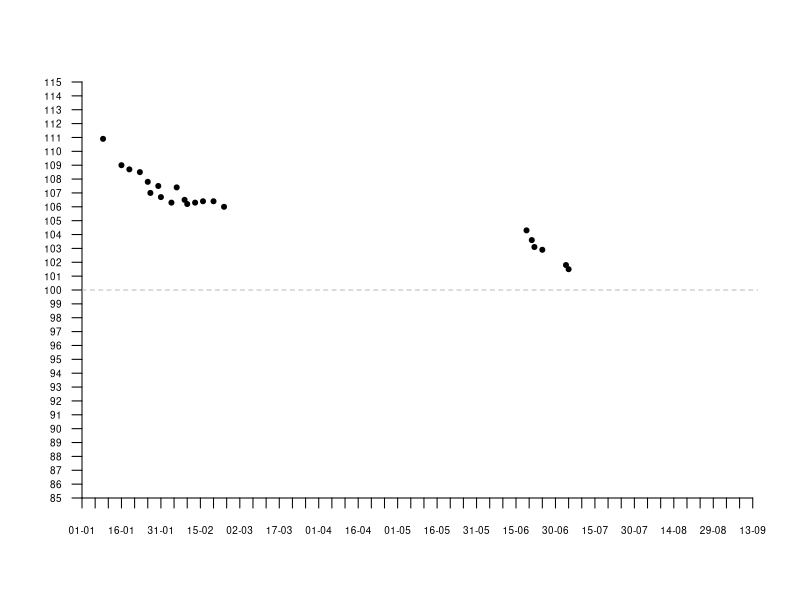

Source code (R):
dates <- as.Date(c("2017-01-09",
                   "2017-01-16",
                   "2017-01-19",
                   "2017-01-23",
                   "2017-01-26",
                   "2017-01-27",
                   "2017-01-30",
                   "2017-01-31",
                   "2017-02-04",
                   "2017-02-06",
                   "2017-02-09",
                   "2017-02-10",
                   "2017-02-13",
                   "2017-02-16",
                   "2017-02-20",
                   "2017-02-24"))

vals <- c(110.9,
          109.0,
          108.7,
          108.5,
          107.8,
          107.0,
          107.5,
          106.7,
          106.3,
          107.4,
          106.5,
          106.2,
          106.3,
          106.4,
          106.4,
          106.0)

plot(dates,
     vals,
     col="black",
     pch=20,
     #type="n",
     xaxt="n",
     yaxt="n",
     xaxs="i",
     yaxs="i",
     xlab="",
     ylab="",
     bty="n",
     ylim=c(85,115),
     xlim=as.Date(c("2017-01-01",
                    "2017-09-15")))

dates2 <- as.Date(c("2017-06-19",
                    "2017-06-21",
                    "2017-06-22",
                    "2017-06-25",
                    "2017-07-04",
                    "2017-07-05"))
vals2 <- c(104.3,
           103.6,
           103.1,
           102.9,
           101.8,
           101.5)
points(dates2,
       vals2,
       pch=20)

xdts <- seq(as.Date(c("2017-01-01")),
        as.Date(c("2017-09-15")),
        by=5)
xlbls <- format(xdts,
                format="%d-%m")
axis(1, 
     at=xdts,
     labels=xlbls,
     las=1,
     cex.axis=0.6)

axis(2, 
     at=seq(85,
            115,
            by=1),
     las=0.5,
     cex.axis=0.6,
     las=2,
     col.axis="black")

abline(h=100,
       col="grey",
       lty=2)

# abline(h=seq(85,
#              115,
#              by=1),
#        col="lightgrey",
#        lty=3)
# 
# abline(v=as.Date(c("2017-01-09", "2017-02-09", "2017-03-09", "2017-04-09", "2017-05-09", "2017-06-09", "2017-07-09")),
#        col="lightgrey",
#        lty=3)

# dts <- as.Date(c("2017-01-09","2017-02-09","2017-03-09","2017-04-09","2017-05-09","2017-06-09","2017-07-09","2017-08-09"),
#                  "%Y-%m-%d")
# lbls <- format(dts, format="%d.%m")
# 
# points(dts,
#        c(110.9, 107.4, 103.9, 100.4, 96.9, 93.4, 89.9, 86.4),
#        pch=25,
#        cex=1,
#        col="darkred",
#        bg="red")

#points(as.Date("2017-02-09",
#               "%Y-%m-%d"),
#       106.5,
#       col="darkred",
#       pch=19)

#df <- data.frame(x=dates,
#                 y=vals)
#lf <- lm(y ~ x, 
#         data = df)
#abline(lf,
#       lty=2,
#       col="lightcoral")
#lines(dates,
#      vals,
#      lwd=2,
#      col="darkred")

#BMI = function(height_m,weight_kg){(1.3*weight_kg/(height_m)^2.5)}
#h = 1.85
#w = vals
#my_bmi = data.frame(h,w)
#my_bmi$bmi = BMI(my_bmi$h,
#                 my_bmi$w)

# par(new = TRUE)
# plot(dates,
#      my_bmi$bmi,
#      axes=F,
#      xlab=NA,
#      ylab=NA,
#      col="darkblue",
#      pch=18,
#      #type="n",
#      #xaxt="n",
#      #yaxt="n",
#      xaxs="i",
#      yaxs="i",
#      #xlab="",
#      #ylab="",
#      bty="n",
#      ylim=c(21,35),
#      xlim=as.Date(c("2017-01-01",
#                     "2017-09-15")),
#      panel.first = rect(0.1,#dates[1],
#                         30,
#                         as.Date("2017-10-01"),
#                         34.99,
#                         col='lightcoral', 
#                         border=NA,
#                         alpha=0.2))
# axis(4, 
#      at=seq(20,
#             35,
#             by=1),
#      las=0.5,
#      cex.axis=0.6,
#      las=2,
#      col.axis="darkblue")
# 
# my_bmi$bmi
# #
# #rect(100,#xleft 
# #     300,#ybottom 
# #     125,#xright 
# #     350 #ytop)
